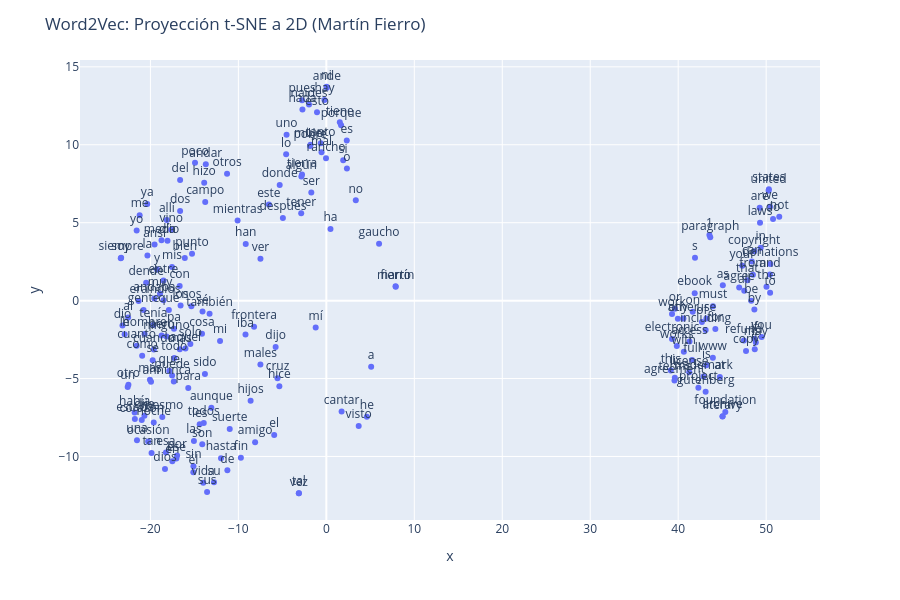

Notebook code cell kept with this figure:
### Markdown cell above
### 3 
Para poder interpretar visualmente las relaciones que aprendió el modelo, reducimos los 300 componentes de los embeddings a solo 2 dimensiones utilizando t-SNE. Limitamos el gráfico a 200 palabras (MAX_WORDS) para que la visualización sea legible y podamos identificar posibles clústeres.

### Code cell
from sklearn.manifold import TSNE
import numpy as np
import plotly.express as px

def reduce_dimensions(model, num_dimensions=2):
    
    vectors = np.asarray(model.wv.vectors)
    labels = np.asarray(model.wv.index_to_key)
    tsne = TSNE(n_components=num_dimensions, random_state=42)
    vectors_reduced = tsne.fit_transform(vectors)

    return vectors_reduced, labels

vecs, labels = reduce_dimensions(w2v_custom)

MAX_WORDS = 200
fig = px.scatter(x=vecs[:MAX_WORDS, 0], y=vecs[:MAX_WORDS, 1], text=labels[:MAX_WORDS])
fig.update_traces(textposition='top center')
fig.update_layout(title="Word2Vec: Proyección t-SNE a 2D (Martín Fierro)", height=600)
fig.show() # Si estás en Jupyter/VS Code local. En colab usar: fig.show(renderer="colab")

### Figure 1 — Plotly figure (JSON) as saved in the notebook; plotly's stock layout.template omitted (floating-point values rounded to 4 significant figures; data arrays with more than 128 entries replaced by an {"elided": "..."} marker saying what was removed)
{"data": [{"hovertemplate": "x=%{x}<br>y=%{y}<br>text=%{text}<extra></extra>", "legendgroup": "", "marker": {"color": "#636efa", "symbol": "circle"}, "mode": "markers+text", "name": "", "orientation": "v", "showlegend": false, "text": {"elided": "200 str values"}, "textposition": "top center", "type": "scatter", "x": {"elided": "200 float values"}, "xaxis": "x", "y": {"elided": "200 float values"}, "yaxis": "y"}], "layout": {"height": 600, "legend": {"tracegroupgap": 0}, "margin": {"t": 60}, "title": {"text": "Word2Vec: Proyección t-SNE a 2D (Martín Fierro)"}, "xaxis": {"anchor": "y", "domain": [0, 1], "title": {"text": "x"}}, "yaxis": {"anchor": "x", "domain": [0, 1], "title": {"text": "y"}}}}
